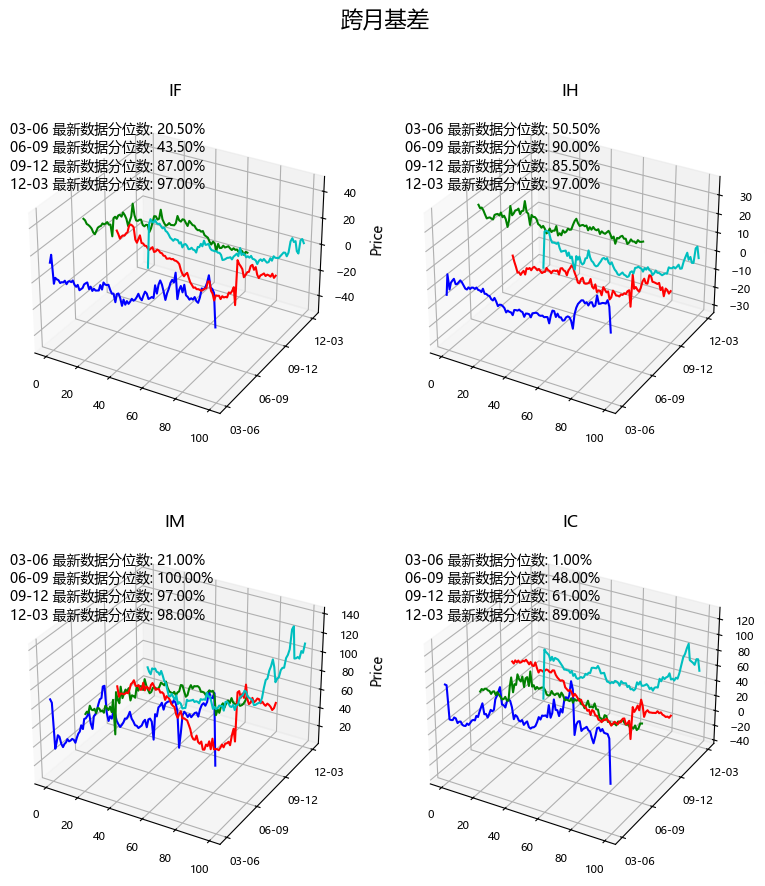

The Python source for this figure:
import matplotlib.pyplot as plt
import pandas as pd
import numpy as np
from scipy.stats import percentileofscore
from getiFind import getindex_season


def plot3(ts_codes=None, filename="plot3.png"):
    """
    IF、IC、IH、IM各自季月期货合约（3，6，9，12）之间 03-06 06-09 09-12 03-12
    时间跨度为季度 每个标的为一个三维图 横向 2*2拼接"""
    scs = ["IF", "IH", "IM", "IC"]
    if ts_codes is None:
        ts_codes = []
        for sc in scs:
            for tm in ["03", "06", "09", "12"]:
                ts_codes.append(sc + tm + "M.CFE")
    plt.rcParams['font.family'] = ['Microsoft YaHei']
    # 单个标的的字典
    single_dict = {}
    for ts_code in ts_codes:
        single_dict[ts_code] = getindex_season(ts_code=ts_code)

    subtracts = {"03-06": ["03", "06"], "06-09": ["06", "09"], "09-12": ["09", "12"], "12-03": ["12", "03"]}
    # 相减标的的字典
    dfs = {sc: {} for sc in scs}
    for sc in scs:
        for subtract_name, years in subtracts.items():
            col1 = single_dict[sc + years[0] + "M.CFE"].loc[:, 'close']
            col2 = single_dict[sc + years[1] + "M.CFE"].loc[:, 'close']
            index = single_dict[sc + years[0] + "M.CFE"].index
            dfs[sc][subtract_name] = pd.DataFrame(col1 - col2, index=index).dropna().tail(100).reset_index()
            dfs[sc][subtract_name] = dfs[sc][subtract_name].drop(columns={"Date"})
            print(dfs[sc][subtract_name].shape)
            print(dfs[sc][subtract_name])

    fig, axes = plt.subplots(2, 2, figsize=(10, 10), subplot_kw={'projection': '3d'})
    axes = axes.flatten()
    colors = ['b', 'g', 'r', 'c', 'm', 'y', 'k']

    # 先画IF试试水
    for ax, sc in zip(axes, scs):
        percentiles = {}
        textstr = ''
        for i, subtract_name in enumerate(subtracts.keys()):
            percentiles[subtract_name] = percentileofscore(dfs[sc][subtract_name]['close'],
                                                           dfs[sc][subtract_name]['close'].iloc[-1])
            ax.plot(dfs[sc][subtract_name].index,
                    np.full_like(dfs[sc][subtract_name]['close'], i), dfs[sc][subtract_name]['close'],
                    label=subtract_name, color=colors[i])
            textstr += f'{subtract_name} 最新数据分位数: {percentiles[subtract_name]:.2f}%\n'

        ax.set_zlabel('Price')
        ax.set_title(sc, fontsize=12)
        ax.tick_params(axis='x', labelsize=8)  # 设置 x 轴标签字号
        ax.tick_params(axis='y', labelsize=8)  # 设置 y 轴标签字号
        ax.tick_params(axis='z', labelsize=8)
        ax.set_yticks(range(len(subtracts)))
        ax.set_yticklabels(subtracts.keys())
        # 添加文本到每个子图的右侧
        ax.text2D(0, 0.95, textstr, transform=ax.transAxes, fontsize=10, va='top', ha='left')

    # 调整布局以适应文本
    plt.subplots_adjust(right=0.85, top=0.9)
    fig.suptitle("跨月基差", fontsize=16)
    plt.savefig(filename, bbox_inches='tight')
